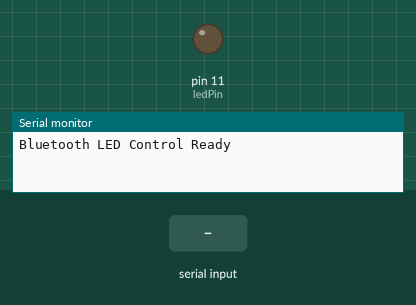
This sketch was run on a simulated Arduino Uno, built with avr-gcc and run on an emulated ATmega328P. Parts: output pins drawn as LEDs (lit = HIGH), the last lines printed to the serial monitor. Inputs (shaded band) come from the test bench.

Above: at 1.2 s.
1.3 s: "ON\n" received over the second serial link
At 2.5 s:
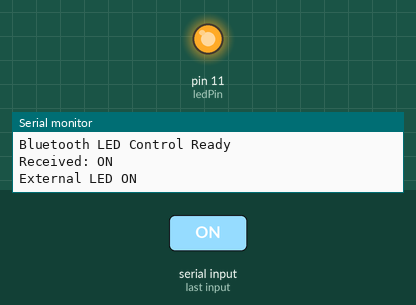
2.8 s: "OFF\n" received over the second serial link
At 3.7 s:
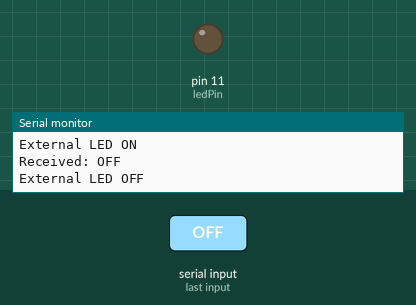
Timing chart, 0 to 5.8 s (numbered marks = the images above; inputs shaded):
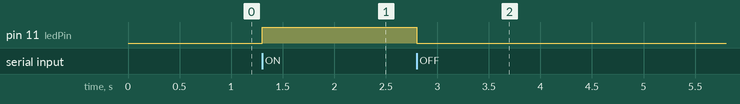

Measured:
- after the input at 1.3 s, pin 11 (ledPin): LOW → HIGH at once
- after the input at 2.8 s, pin 11 (ledPin): HIGH → LOW at once

The sketch:

Advance_3-3.ino
```cpp
#include <SoftwareSerial.h>

// SoftwareSerial(RX, TX)
// Arduino D10 receives from HC-05 TX
// Arduino D9 sends to HC-05 RX
SoftwareSerial bluetooth(10, 9);

// External LED
const int ledPin = 11;

void setup()
{
    // External LED
    pinMode(ledPin, OUTPUT);
    digitalWrite(ledPin, LOW);

    // USB Serial for debugging
    Serial.begin(9600);

    // HC-05 communication
    bluetooth.begin(9600);

    Serial.println("Bluetooth LED Control Ready");
}

void loop()
{
    // Check if HC-05 received data
    if (bluetooth.available() > 0)
    {
        String command = bluetooth.readStringUntil('\n');

        command.trim();

        // Show received command in Serial Monitor
        Serial.print("Received: ");
        Serial.println(command);

        if (command == "ON")
        {
            digitalWrite(ledPin, HIGH);

            bluetooth.println("LED ON");

            Serial.println("External LED ON");
        }
        else if (command == "OFF")
        {
            digitalWrite(ledPin, LOW);

            bluetooth.println("LED OFF");

            Serial.println("External LED OFF");
        }
        else
        {
            bluetooth.println("Unknown command");
        }
    }
}
```
